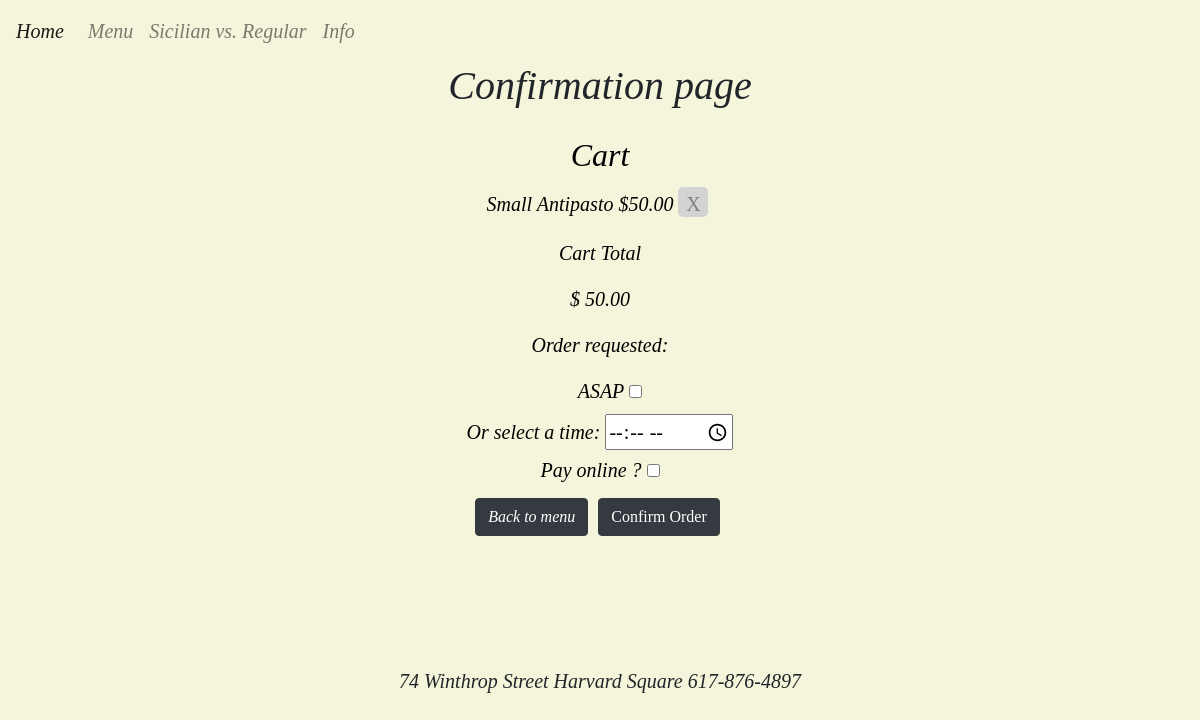
Screenshot of /confirm (signed in) with the database file from the repository.
### orders/models.py (models this page shows, shortened)
class Cart(models.Model):
    user = models.ForeignKey(settings.AUTH_USER_MODEL,on_delete=models.CASCADE)
    item = models.CharField(max_length=64)
    size = models.ForeignKey(Size,on_delete=models.CASCADE, null=True)
    itemid = models.ForeignKey(Fooditem,on_delete=models.CASCADE)
    toppings = models.ManyToManyField(Extras, null=True, blank=True)
    ordered = models.BooleanField(default=False)
    price = models.DecimalField(max_digits=5, decimal_places=2, blank=True, null=True)

class Size(models.Model):
    size = models.CharField(max_length=5)
    def __str__(self):
        return f"{self.size}"

### orders/views.py (the view, shortened to what this page needs)
# urls.py: path("confirm",views.confirm, name="confirm"),
def confirm(request):
    if not request.user.is_authenticated:
        return redirect("order")
    user = request.user
    cart = Cart.objects.filter(user=user,ordered=False)
    for i in cart:
        x = Fooditem.objects.get(pk=i.itemid.pk)
    cart1 = Cart.objects.filter(user=user,ordered=False)
    total = Cart.objects.filter(user=user,ordered=False).aggregate(Sum('price'))
    total = total['price__sum']
    extrap = 0
    for x in cart1:
        topings = x.toppings.all()
        for y in topings:
            extrap = extrap + y.price
    if total is not None:
        total = total + extrap
        total = round(total,2)
    else:
        return redirect("order")
    context = {
        "cart" : cart1,
        "total" : total
    }
    return render(request,"orders/confirm.html", context)

### orders/templates/orders/confirm.html (shortened to what this page needs)
{% extends "orders/base.html" %}
{% load staticfiles %}
{% block body %}
<h1>Confirmation page</h1>
{% load staticfiles %}
<div class="container">
  <div class="row">
    <div class="col-12">
      <div class="container">
        <div class ="chatbox" id="Textarea1">
          <h2>Cart</h2>
          <form  action="{% url 'confirmremove' %}" method="post">
          {% for i in cart %}
          <p>{% if i.size %}{{i.size}}{% endif %} {{i.item}} ${{i.price}}<button name="remove" type="submit" style="margin:5px;" class="del" value="{{i.pk}}">X</button></p>
          {% endfor %}
          </form>
          <p> Cart Total </p>
          <p>$ {{total}}</p>
            <form id="timeform" class="" action="{% url 'placed' %}" method="post">
              <p> Order requested: </p>
              <div class="form-check">
                <label for="vehicle1">ASAP</label>
              <input type="checkbox" id="asap" name="asap" value="asap">
              </div>
              <label for="time">Or select a time:</label>
              <input type="time" id="time" name="time" min="11:00" max="23:00">
              <br>
              <label for="vehicle1">Pay online ?</label>
              <input type="checkbox" id="online" name="online" value="online">
              <br>
            <a href="{% url 'order' %}" class="btn btn-dark">Back to menu</a>
            <button id="confirm" type="submit" style="margin:5px;" class="btn btn-dark" value="">Confirm Order</button>
            </form>
        </div>
      </div>
    </div>
    </div>
  </div>
{% endblock %}

### orders/static/orders/style.css (style rules this page uses)
h1 { text-align: center; font-family: Didot,serif; font-style: oblique; }
body { background-color: beige; text-align: center; font-family: Didot,serif; font-style: oblique; font-size: 20px; }
body .chatbox { color:black; height : 525px; width: 100%; padding: 10px; margin: 0; border-radius: 5px; text-align: center; overflow:scroll; }
body .del { color:grey; background-color: lightgrey; height : 30px; width: 30px; padding: 2px; margin: 0; border-radius: 5px; text-align: center; border: none; margin: auto; }

### rows the page displays
Cart: size "Small", item "Antipasto", price "50.00", {{ i.pk }} 316 (drawn)

### other values shown
{{ total }} "50.00"
